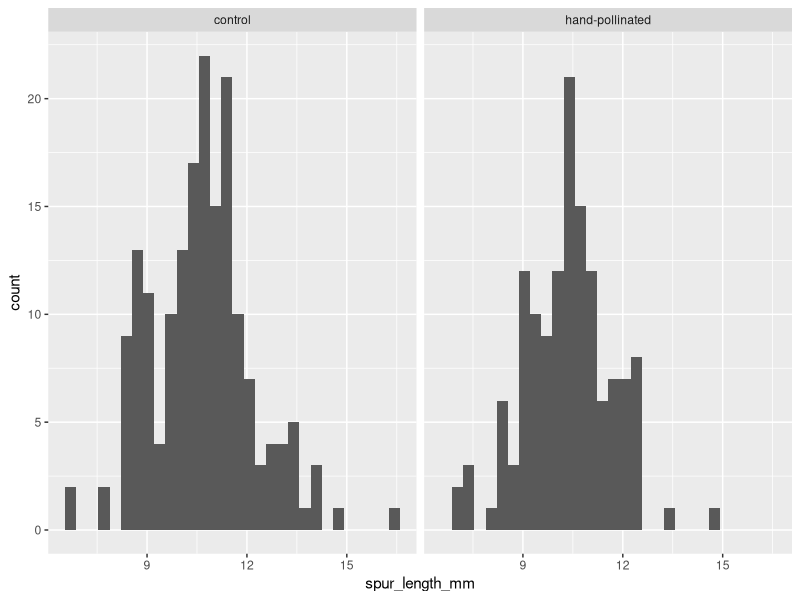
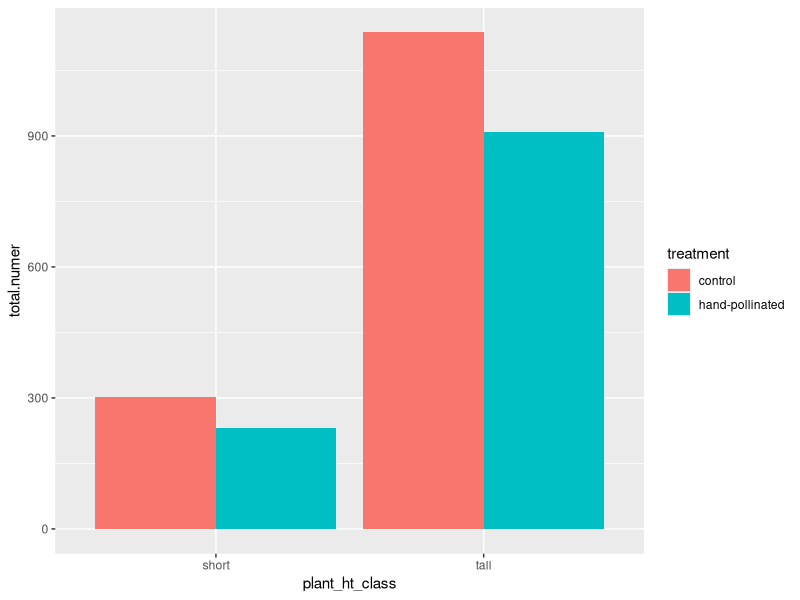
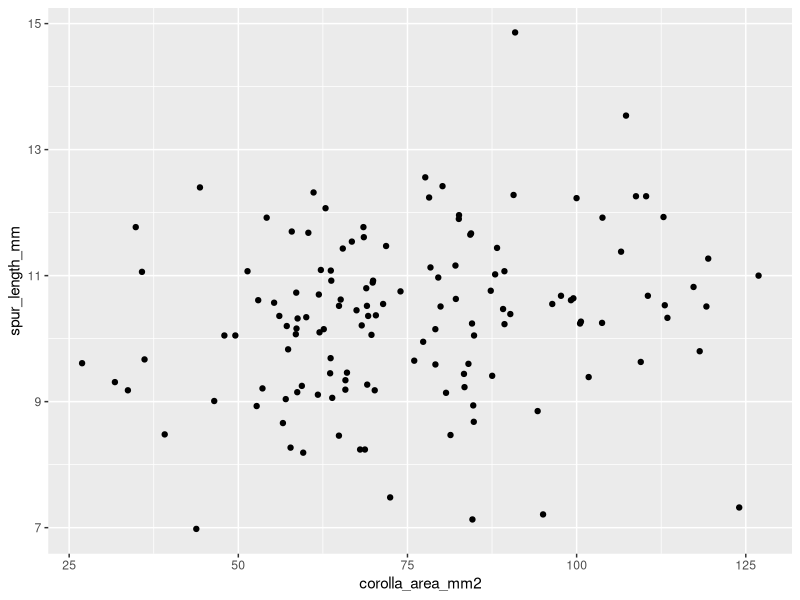
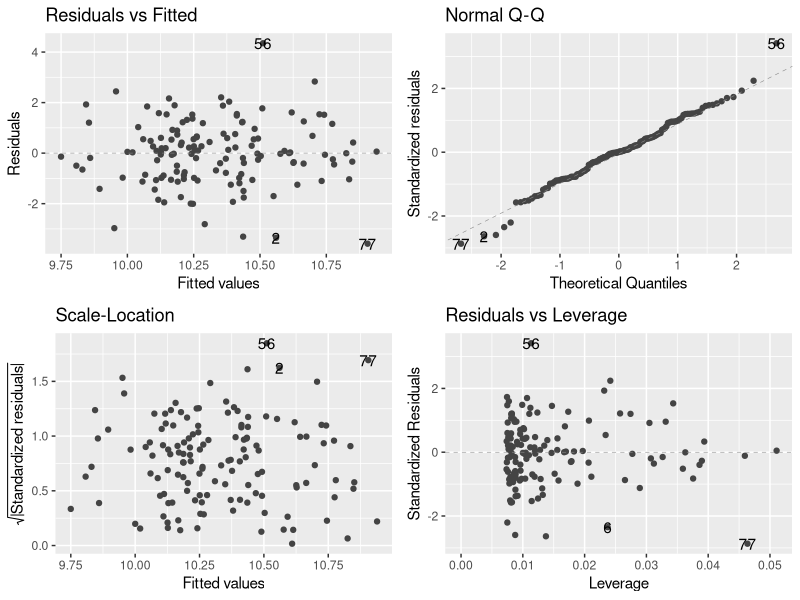

Reproduce these figures in R, in order.
## ---- chunk 1
rm(list = ls())
library(here)
library(tidyverse)
library(ggfortify)
morio<-read.csv(here("Data", "A_morio_2014_plants.csv"))
## ---- chunk 2
#clean up data
glimpse(morio)
morio$treatment<- as.factor(morio$treatment)
morio$plant_ht_class<- as.factor(morio$plant_ht_class)
## ---- chunk 3
#make dataset
q1<- morio |> select(treatment, spur_length_mm)
q1
## ---- chunk 4
ggplot(morio, aes(x=spur_length_mm))+
  geom_histogram()+
  facet_wrap(~treatment)
## ---- chunk 5
t.test(spur_length_mm ~ treatment, data = morio)
## ---- chunk 6
#makedata set
q2<- morio |> select(plant_ht_class, treatment, num_flowers)
q2
## ---- chunk 7
#organize data for plotting and analysis
totals<- morio |> group_by(plant_ht_class, treatment)|>
  summarise(total.numer = sum(num_flowers))
totals
## ---- chunk 8
#plot
ggplot(totals, aes(x=plant_ht_class, y= total.numer, fill = treatment))+
  geom_bar(stat = 'identity', position = 'dodge')
## ---- chunk 9
lady.mat<- xtabs(num_flowers ~ plant_ht_class + treatment, data = morio)
## ---- chunk 10
chisq.test(lady.mat)
## ---- chunk 11
q3<- morio |> filter(treatment == "hand-pollinated")
q3
## ---- chunk 12
ggplot(q3, aes(x=corolla_area_mm2, y=spur_length_mm))+
  geom_point()
## ---- chunk 13
model_pgr<- lm(spur_length_mm ~corolla_area_mm2, data = q3)
## ---- chunk 14
autoplot(model_pgr, smooth.colour = NA)
#all assumptions look good
## ---- chunk 15
anova(model_pgr)
## ---- chunk 16
summary(model_pgr)
